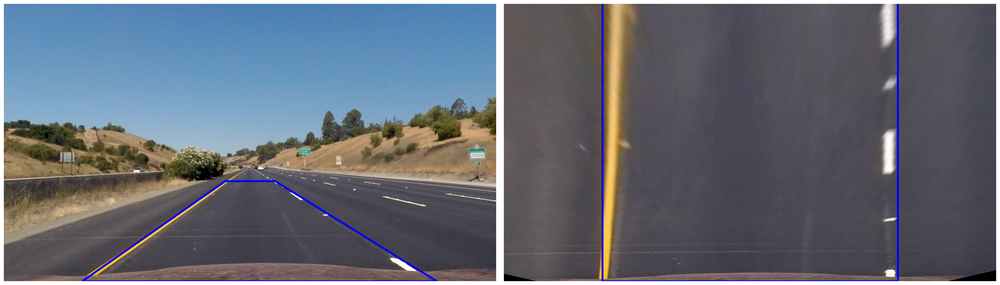
#> input picture examples/test-perspective1.png, 1000 x 285 px, shrunk from 2600 x 740 before the run
$ python -i binary_image.py   (imports and definitions only)   (older library calls are emulated)
#> lines starting #> are read from the running program, lines starting #| are printed output that depends on the picture
#> further down, picture is the input picture: shape (285, 1000, 3); mean B, G, R 116.6, 105.7, 100.8
import click
import cv2
import numpy as np

class BinaryImage:
    ''' build a binary image from input image which is best for lane detecction'''
    def __init__(self, image, kernel=3, grad_thresh=(0, 255),
                 color_thresh=(0, 255), mag_thresh=(0, 255),
                 dir_thresh=(0, np.pi/2)):
#> called with kernel = 3, grad_thresh = (0, 255), color_thresh = (0, 255), mag_thresh = (0, 255), dir_thresh = (0, 1.57)
        image = cv2.bilateralFilter(image, kernel*2, 60, 60)
        self.image = cv2.cvtColor(image, cv2.COLOR_BGR2HLS)
#> self.image: shape (285, 1000, 3); mean of channels 0, 1, 2 100.5, 108.2, 45.3
        self.s_channel = self.image[:, :, 2]
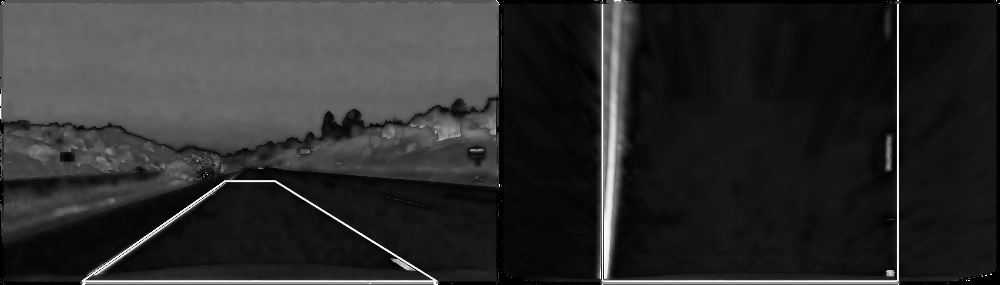
#> self.s_channel: shape (285, 1000); min 0, max 255, mean 45.3
        self.gray = cv2.cvtColor(image, cv2.COLOR_BGR2GRAY)
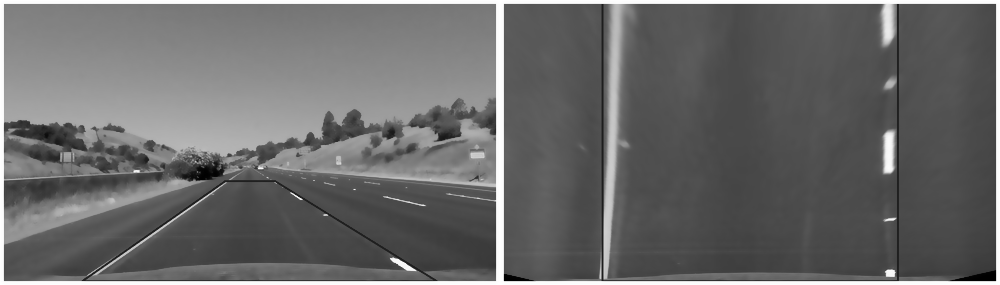
#> self.gray: shape (285, 1000); min 0, max 255, mean 105.5
        self.abs_sobelx = None
        self.abs_sobely = None
        self.scaled_sobelx = None
        self.scaled_sobely = None
        self._compute_sobel(kernel)
        self.grad_binary = self._abs_sobel_thresh(grad_thresh)
        self.color_binary = self._color_thresh(color_thresh)
        self.mag_binary = self._mag_thresh(mag_thresh)
        self.dir_binary = self._dir_thresh(dir_thresh)

    def _compute_sobel(self, kernel):
#> called with kernel = 3
        sobelx = cv2.Sobel(self.gray, cv2.CV_64F, 1, 0, ksize=kernel)
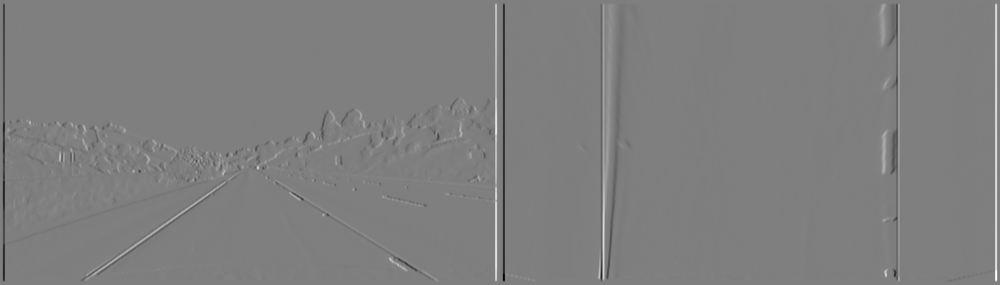
#> sobelx: shape (285, 1000) float64; min -1010, max 1012, mean 0; drawn with min black and max white
        self.abs_sobelx = np.absolute(sobelx)
        self.scaled_sobelx = np.uint8(255*self.abs_sobelx/np.max(self.abs_sobelx))
        sobely = cv2.Sobel(self.gray, cv2.CV_64F, 0, 1, ksize=kernel)
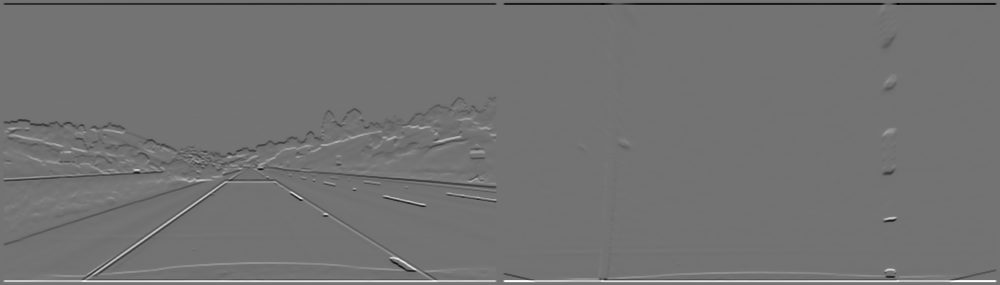
#> sobely: shape (285, 1000) float64; min -834, max 1012, mean 0; drawn with min black and max white
        self.abs_sobely = np.absolute(sobely)
        self.scaled_sobely = np.uint8(255*self.abs_sobely/np.max(self.abs_sobely))

    def _color_thresh(self, thresh):
        color_binary = np.zeros_like(self.s_channel)
        color_binary[(self.s_channel >= thresh[0]) & (self.s_channel <= thresh[1])] = 1
        return color_binary

    def _abs_sobel_thresh(self, thresh):
        grad_binary = np.zeros_like(self.scaled_sobelx)
        grad_binary[(self.scaled_sobelx >= thresh[0]) & (self.scaled_sobelx <= thresh[1])] = 1
        return grad_binary

    def _mag_thresh(self, thresh):
#> called with thresh = (0, 255)
        mag = np.sqrt(self.abs_sobelx*self.abs_sobelx + self.abs_sobely*self.abs_sobely)
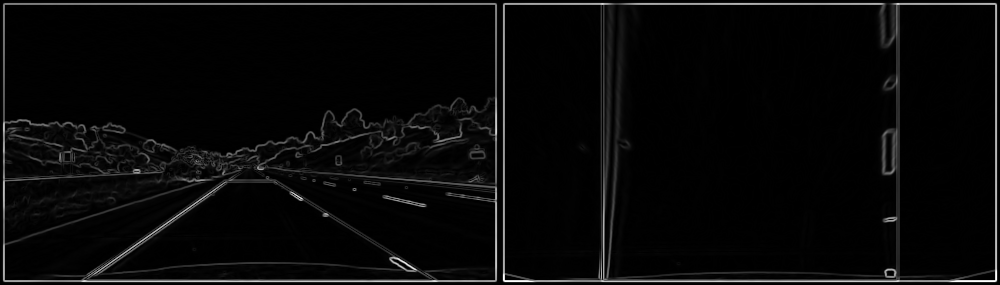
#> mag: shape (285, 1000) float64; min 0, max 1012, mean 33.9; drawn with min black and max white
        scaled_mag = np.int8(255.0*mag/np.max(mag))
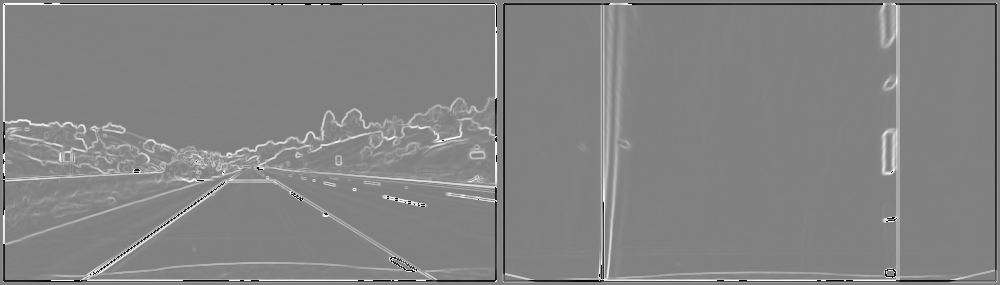
#> scaled_mag: shape (285, 1000) int8; min -128, max 127, mean 3.8; drawn with min black and max white
        mag_binary = np.zeros_like(scaled_mag)
        mag_binary[(scaled_mag >= thresh[0]) & (scaled_mag <= thresh[1])] = 1
        return mag_binary

    def _dir_thresh(self, thresh):
#> called with thresh = (0, 1.57)
        direction = np.arctan2(self.abs_sobely, self.abs_sobelx)
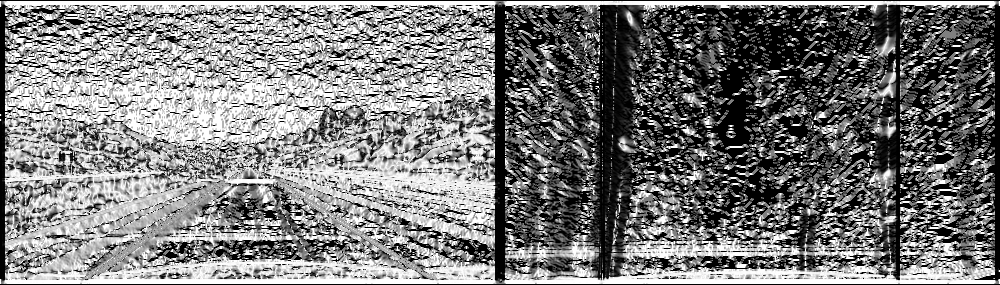
#> direction: shape (285, 1000) float64; min 0, max 1.57, mean 0.765; drawn with min black and max white
        dir_binary = np.zeros_like(direction)
        dir_binary[(direction >= thresh[0]) & (direction <= thresh[1])] = 1
        return dir_binary

    def get(self):
        ''' returns binary representation of an input image '''
        img_binary = np.zeros_like(self.gray)
        cond = (self.color_binary == 1) | \
               ((self.grad_binary == 1) | ((self.dir_binary == 1) & (self.mag_binary == 1)))
        img_binary[cond] = 1
        return img_binary*255

>>> import cv2
>>> picture = cv2.imread('examples/test-perspective1.png')
>>> result = BinaryImage(picture).get()
#> result: shape (285, 1000); every value is 255

$ run again, on examples/test-perspective2.png
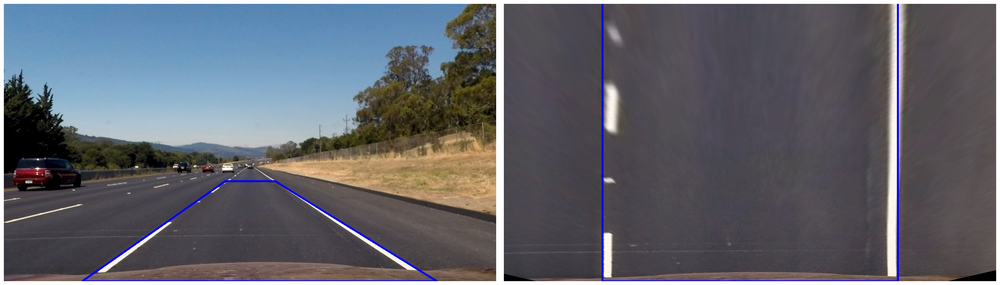
#> input picture examples/test-perspective2.png, 1000 x 285 px, shrunk from 2600 x 740 before the run
#> picture is the input picture: shape (285, 1000, 3); mean B, G, R 108, 99.6, 97.8
#> self.image: shape (285, 1000, 3); mean of channels 0, 1, 2 104.1, 102, 40.4
#> in _mag_thresh, `scaled_mag = np.int8(255.0*mag/np.max(mag))`:
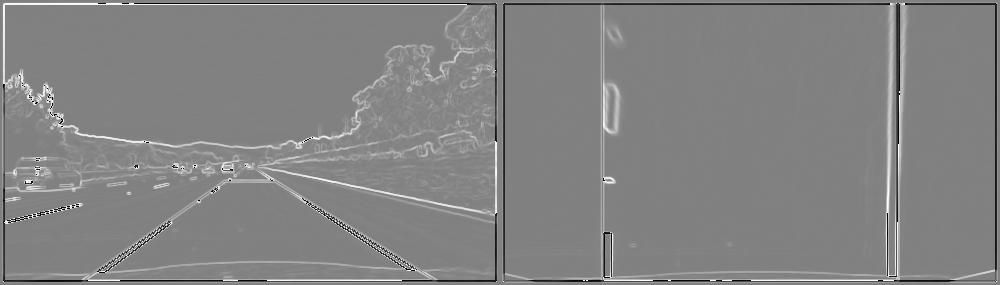
#> scaled_mag: shape (285, 1000) int8; min -128, max 127, mean 3.1; drawn with min black and max white
#> in _dir_thresh, `direction = np.arctan2(self.abs_sobely, self.abs_sobelx)`:
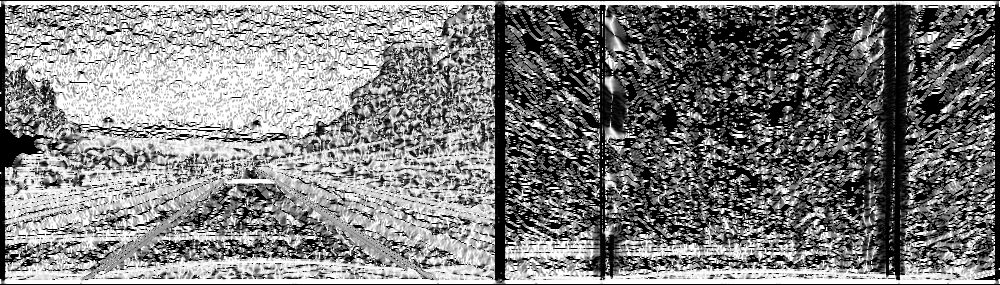
#> direction: shape (285, 1000) float64; min 0, max 1.57, mean 0.792; drawn with min black and max white
#> result: shape (285, 1000); every value is 255

$ run again, on examples/test-undistort1.png
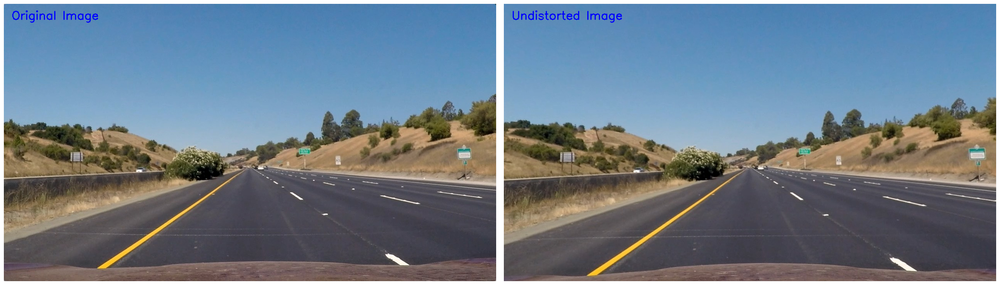
#> input picture examples/test-undistort1.png, 1000 x 285 px, shrunk from 2600 x 740 before the run
#> picture is the input picture: shape (285, 1000, 3); mean B, G, R 136.7, 123.4, 109.5
#> self.image: shape (285, 1000, 3); mean of channels 0, 1, 2 84.4, 123, 65.2
#> in _mag_thresh, `scaled_mag = np.int8(255.0*mag/np.max(mag))`:
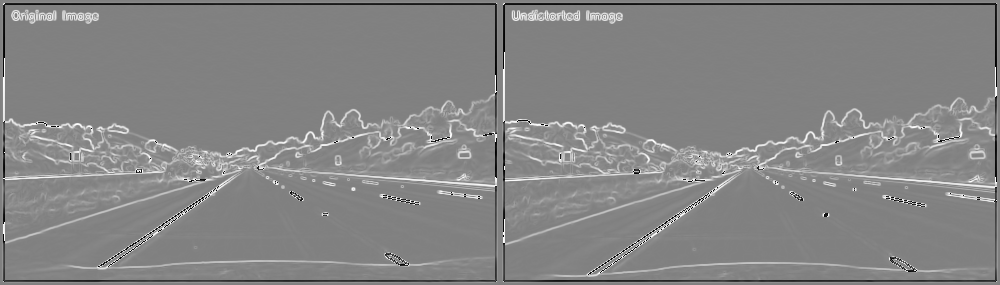
#> scaled_mag: shape (285, 1000) int8; min -128, max 127, mean 5.1; drawn with min black and max white
#> in _dir_thresh, `direction = np.arctan2(self.abs_sobely, self.abs_sobelx)`:
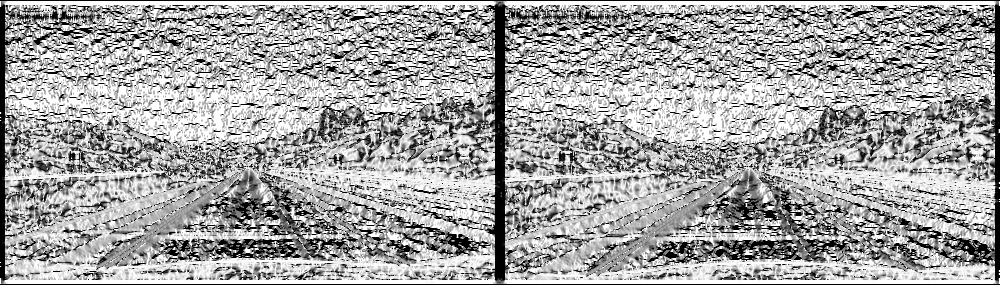
#> direction: shape (285, 1000) float64; min 0, max 1.57, mean 1.02; drawn with min black and max white
#> result: shape (285, 1000); every value is 255
